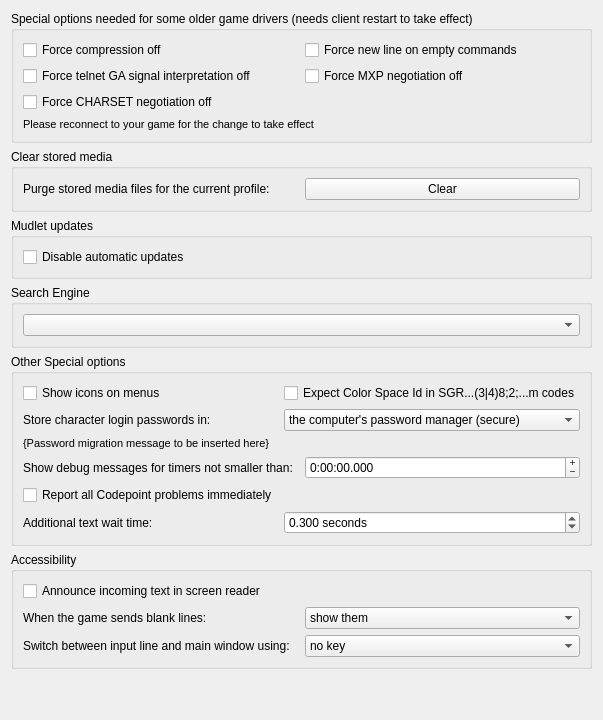
     <widget class="QWidget" name="tab_specialOptions">
      <attribute name="title">
       <string>Special Options</string>
      </attribute>
      <layout class="QVBoxLayout" name="vBoxLayout_tab_specialOptions">
       <item>
        <widget class="QGroupBox" name="groupBox_specialOptions">
         <property name="title">
          <string>Special options needed for some older game drivers (needs client restart to take effect)</string>
         </property>
         <layout class="QGridLayout" name="gridLayout_groupBox_specialOptions">
          <item row="0" column="0">
           <widget class="QCheckBox" name="mFORCE_MCCP_OFF">
            <property name="text">
             <string>Force compression off</string>
            </property>
           </widget>
          </item>
          <item row="0" column="1">
           <widget class="QCheckBox" name="checkBox_mUSE_FORCE_LF_AFTER_PROMPT">
            <property name="toolTip">
             <string>This option adds a line line break &lt;LF&gt; or &quot;
&quot; to your command input on empty commands. This option will rarely be necessary.</string>
            </property>
            <property name="text">
             <string>Force new line on empty commands</string>
            </property>
           </widget>
          </item>
          <item row="1" column="0">
           <widget class="QCheckBox" name="mFORCE_GA_OFF">
            <property name="text">
             <string>Force telnet GA signal interpretation off</string>
            </property>
           </widget>
          </item>
          <item row="1" column="1">
           <widget class="QCheckBox" name="mFORCE_MXP_NEGOTIATION_OFF">
            <property name="text">
             <string>Force MXP negotiation off</string>
            </property>
           </widget>
          </item>
          <item row="2" column="0">
           <widget class="QCheckBox" name="mFORCE_CHARSET_NEGOTIATION_OFF">
            <property name="text">
             <string>Force CHARSET negotiation off</string>
            </property>
           </widget>
          </item>
          <item row="3" column="0" colspan="2">
           <widget class="QLabel" name="need_reconnect_for_specialoption">
            <property name="enabled">
             <bool>true</bool>
            </property>
            <property name="font">
             <font>
              <pointsize>8</pointsize>
             </font>
            </property>
            <property name="mouseTracking">
             <bool>false</bool>
            </property>
            <property name="text">
             <string>Please reconnect to your game for the change to take effect</string>
            </property>
            <property name="textFormat">
             <enum>Qt::AutoText</enum>
            </property>
            <property name="wordWrap">
             <bool>true</bool>
            </property>
           </widget>
          </item>
         </layout>
        </widget>
       </item>
       <item>
        <widget class="QGroupBox" name="groupBox_purgeMediaCache">
         <property name="title">
          <string>Clear stored media</string>
         </property>
         <layout class="QGridLayout" name="gridLayout_groupBox_purgeMediaCache">
          <item row="0" column="0">
           <widget class="QLabel" name="label_purgeMediaCache">
            <property name="toolTip">
             <string>&lt;p&gt;Media files used with Mudlet's Lua API, Mud Client Media Protocol (MCMP), and Mud Sound Protocol (MSP) are cached with the game profile. You can press this button to clear the media cache. For many games the media will get downloaded again upon demand.&lt;/p&gt;</string>
            </property>
            <property name="text">
             <string>Purge stored media files for the current profile:</string>
            </property>
            <property name="buddy">
             <cstring>buttonPurgeMediaCache</cstring>
            </property>
           </widget>
          </item>
          <item row="0" column="1">
           <widget class="QPushButton" name="buttonPurgeMediaCache">
            <property name="toolTip">
             <string>&lt;p&gt;Media files used with Mudlet's Lua API, Mud Client Media Protocol (MCMP), and Mud Sound Protocol (MSP) are cached with the game profile. You can press this button to clear the media cache. For many games the media will get downloaded again upon demand.&lt;/p&gt;</string>
            </property>
            <property name="text">
             <string>Clear</string>
            </property>
           </widget>
          </item>
         </layout>
        </widget>
       </item>
       <item>
        <widget class="QGroupBox" name="groupBox_updates">
         <property name="title">
          <string>Mudlet updates</string>
         </property>
         <layout class="QGridLayout" name="gridLayout_groupBox_updates">
          <item row="0" column="0">
           <widget class="QCheckBox" name="checkbox_noAutomaticUpdates">
            <property name="text">
             <string>Disable automatic updates</string>
            </property>
           </widget>
          </item>
         </layout>
        </widget>
       </item>
       <item>
        <widget class="QGroupBox" name="groupbox_searchEngineSelection">
         <property name="title">
          <string>Search Engine</string>
         </property>
         <layout class="QVBoxLayout" name="verticalLayout_searchEngineSelection">
          <item>
           <widget class="QComboBox" name="search_engine_combobox"/>
          </item>
         </layout>
        </widget>
       </item>
       <item>
        <widget class="QGroupBox" name="groupBox_debug">
         <property name="title">
          <string>Other Special options</string>
         </property>
         <layout class="QGridLayout" name="gridLayout_groupBox_debug">
          <item row="0" column="0">
           <widget class="QCheckBox" name="checkBox_showIconsOnMenus">
            <property name="text">
             <string>Show icons on menus</string>
            </property>
            <property name="checkable">
             <bool>true</bool>
            </property>
            <property name="checked">
             <bool>false</bool>
            </property>
            <property name="tristate">
             <bool>true</bool>
            </property>
           </widget>
          </item>
          <item row="0" column="1">
           <widget class="QCheckBox" name="checkBox_expectCSpaceIdInColonLessMColorCode">
            <property name="toolTip">
             <string>&lt;p&gt;Some MUDs use a flawed interpretation of the ANSI Set Graphics Rendition (&lt;b&gt;SGR&lt;/b&gt;) code sequences for 16M color mode which only uses semi-colons and not colons to separate parameter elements i.e. instead of using a code in the form: &lt;br&gt;&lt;tt&gt;\e[&lt;/tt&gt;...&lt;tt&gt;38:2:&lt;/tt&gt;&amp;lt;Color Space Id&amp;gt;&lt;tt&gt;:&lt;/tt&gt;&amp;lt;Red&amp;gt;&lt;tt&gt;:&lt;/tt&gt;&amp;lt;Green&amp;gt;&lt;tt&gt;:&lt;/tt&gt;&amp;lt;Blue&amp;gt;&lt;tt&gt;:&lt;/tt&gt;&amp;lt;Unused&amp;gt;&lt;tt&gt;:&lt;/tt&gt;&amp;lt;Tolerance&amp;gt;&lt;tt&gt;:&lt;/tt&gt;&amp;lt;Tolerance Color Space (0=CIELUV; 1=CIELAB)&amp;gt;&lt;tt&gt;;&lt;/tt&gt;...&lt;tt&gt;m&lt;/tt&gt;&lt;br&gt;where the &lt;i&gt;Color Space Id&lt;/i&gt; is expected to be an empty string to specify the usual (default) case and all of the &lt;i&gt;Parameter Elements&lt;/i&gt; (the &quot;2&quot; and the values in the &lt;tt&gt;&amp;lt;...&amp;gt;&lt;/tt&gt;s) may, technically, be omitted; they use: &lt;br&gt;&lt;tt&gt;\e[&lt;/tt&gt;...&lt;tt&gt;38;2;&lt;/tt&gt;&amp;lt;Red&amp;gt;&lt;tt&gt;;&lt;/tt&gt;&amp;lt;Green&amp;gt;&lt;tt&gt;;&lt;/tt&gt;&amp;lt;Blue&amp;gt;&lt;tt&gt;;&lt;/tt&gt;...&lt;tt&gt;m&lt;/tt&gt;&lt;br&gt;or: &lt;br&gt;&lt;tt&gt;\e[&lt;/tt&gt;...&lt;tt&gt;38;2;&lt;/tt&gt;&amp;lt;Color Space Id&amp;gt;&lt;tt&gt;;&lt;/tt&gt;&amp;lt;Red&amp;gt;&lt;tt&gt;;&lt;/tt&gt;&amp;lt;Green&amp;gt;&lt;tt&gt;;&lt;/tt&gt;&amp;lt;Blue&amp;gt;&lt;tt&gt;;&lt;/tt&gt;...&lt;tt&gt;m&lt;/tt&gt;&lt;/p&gt;&lt;p&gt;It is not possible to reliably detect the difference between these two so checking this option causes Mudlet to expect the last one with the additional (but empty!) parameter.&lt;/p&gt;</string>
            </property>
            <property name="text">
             <string>Expect Color Space Id in SGR...(3|4)8;2;...m codes</string>
            </property>
           </widget>
          </item>
          <item row="1" column="0">
           <widget class="QLabel" name="label_store_passwords_in">
            <property name="text">
             <string>Store character login passwords in:</string>
            </property>
            <property name="buddy">
             <cstring>comboBox_store_passwords_in</cstring>
            </property>
           </widget>
          </item>
          <item row="1" column="1">
           <widget class="QComboBox" name="comboBox_store_passwords_in">
            <item>
             <property name="text">
              <string>the computer's password manager (secure)</string>
             </property>
            </item>
            <item>
             <property name="text">
              <string>plaintext with the profile (portable)</string>
             </property>
            </item>
           </widget>
          </item>
          <item row="2" column="0" colspan="2">
           <widget class="QLabel" name="label_password_migration_notification">
            <property name="font">
             <font>
              <pointsize>8</pointsize>
             </font>
            </property>
            <property name="text">
             <string notr="true" extracomment="This text does not need to be translated as it is overwritten when used by the associated C++ class dlgProfilePreferences">{Password migration message to be inserted here}</string>
            </property>
           </widget>
          </item>
          <item row="4" column="0" colspan="2">
           <widget class="QWidget" name="widget_timerDebugOutputMinimumInterval" native="true">
            <layout class="QHBoxLayout" name="horizontalLayout_timerDebugOutputMinimumInterval" stretch="0,1">
             <property name="leftMargin">
              <number>0</number>
             </property>
             <property name="topMargin">
              <number>0</number>
             </property>
             <property name="rightMargin">
              <number>0</number>
             </property>
             <property name="bottomMargin">
              <number>0</number>
             </property>
             <item>
              <widget class="QLabel" name="label_timerDebugOutputMinimumInterval">
               <property name="sizePolicy">
                <sizepolicy hsizetype="Preferred" vsizetype="Preferred">
                 <horstretch>1</horstretch>
                 <verstretch>0</verstretch>
                </sizepolicy>
               </property>
               <property name="toolTip">
                <string comment="The term in '...' refer to a Mudlet specific thing and ought to match the corresponding translation elsewhere.">&lt;p&gt;Show 'LUA OK' messages for Timers with the specified minimum interval (h:mm:ss.zzz), the minimum value (the default) shows all such messages but can render the &lt;i&gt;Central Debug Console&lt;/i&gt; useless if there is a very small interval timer running.&lt;/p&gt;</string>
               </property>
               <property name="text">
                <string>Show debug messages for timers not smaller than:</string>
               </property>
               <property name="buddy">
                <cstring>timeEdit_timerDebugOutputMinimumInterval</cstring>
               </property>
              </widget>
             </item>
             <item>
              <widget class="QTimeEdit" name="timeEdit_timerDebugOutputMinimumInterval">
               <property name="sizePolicy">
                <sizepolicy hsizetype="MinimumExpanding" vsizetype="Fixed">
                 <horstretch>0</horstretch>
                 <verstretch>0</verstretch>
                </sizepolicy>
               </property>
               <property name="wrapping">
                <bool>true</bool>
               </property>
               <property name="alignment">
                <set>Qt::AlignLeading|Qt::AlignLeft|Qt::AlignVCenter</set>
               </property>
               <property name="buttonSymbols">
                <enum>QAbstractSpinBox::PlusMinus</enum>
               </property>
               <property name="accelerated">
                <bool>true</bool>
               </property>
               <property name="showGroupSeparator" stdset="0">
                <bool>true</bool>
               </property>
               <property name="currentSection">
                <enum>QDateTimeEdit::HourSection</enum>
               </property>
               <property name="displayFormat">
                <string comment="Used to set a time interval only">h:mm:ss.zzz</string>
               </property>
              </widget>
             </item>
            </layout>
           </widget>
          </item>
          <item row="5" column="0">
           <widget class="QCheckBox" name="checkBox_debugShowAllCodepointProblems">
            <property name="toolTip">
             <string>&lt;p&gt;If checked this will cause all problem Unicode codepoints to be reported in the debug output as they occur; if cleared then each different one will only be reported once and summarized in as a table when the console in which they occurred is finally destroyed (when the profile is closed).&lt;/p&gt;</string>
            </property>
            <property name="text">
             <string>Report all Codepoint problems immediately</string>
            </property>
           </widget>
          </item>
          <item row="6" column="0">
           <widget class="QLabel" name="label_networkPacketTimeout">
            <property name="text">
             <string>Additional text wait time:</string>
            </property>
            <property name="buddy">
             <cstring>doubleSpinBox_networkPacketTimeout</cstring>
            </property>
           </widget>
          </item>
          <item row="6" column="1">
           <widget class="QDoubleSpinBox" name="doubleSpinBox_networkPacketTimeout">
            <property name="toolTip">
             <string>&lt;p&gt;&lt;i&gt;Go-Ahead&lt;/i&gt; (&lt;tt&gt;GA&lt;/tt&gt;) and &lt;i&gt;End-of-record&lt;/i&gt; (&lt;tt&gt;EOR&lt;/tt&gt;) signalling tells Mudlet when the game server is done sending text. On games that do not provide &lt;tt&gt;GA&lt;/tt&gt; or &lt;tt&gt;EOR&lt;/tt&gt;, this option controls how long Mudlet will wait for more text to arrive. Greater values will help reduce the risk that Mudlet will split a large piece of text (with unintended line-breaks in the middle) which can stop some triggers from working. Lesser values increases the risk of text getting broken up, but may make the game feel more responsive.&lt;/p&gt;&lt;p&gt;&lt;i&gt;The default value, which was what Mudlet used before this control was added, is 0.300 Seconds.&lt;/i&gt;&lt;/p&gt;</string>
            </property>
            <property name="suffix">
             <string extracomment="For most locales a space should be included so that the text is separated from the number!"> seconds</string>
            </property>
            <property name="decimals">
             <number>3</number>
            </property>
            <property name="minimum">
             <double>0.010000000000000</double>
            </property>
            <property name="maximum">
             <double>0.500000000000000</double>
            </property>
            <property name="singleStep">
             <double>0.010000000000000</double>
            </property>
            <property name="value">
             <double>0.300000000000000</double>
            </property>
           </widget>
          </item>
         </layout>
        </widget>
       </item>
       <item>
        <widget class="QGroupBox" name="groupBox">
         <property name="title">
          <string>Accessibility</string>
         </property>
         <layout class="QGridLayout" name="gridLayout">
          <item row="0" column="0" colspan="2">
           <widget class="QCheckBox" name="checkBox_announceIncomingText">
            <property name="toolTip">
             <string>On some platforms, like macOS, the screen reader tool has issues announcing incoming text fully, without skipping. You can opt into disabling announcing new text from the game with this option to use a custom TTS instead which avoids such issues</string>
            </property>
            <property name="text">
             <string>Announce incoming text in screen reader</string>
            </property>
           </widget>
          </item>
          <item row="1" column="1">
           <widget class="QComboBox" name="comboBox_blankLinesBehaviour">
            <item>
             <property name="text">
              <string>show them</string>
             </property>
            </item>
            <item>
             <property name="text">
              <string>hide them</string>
             </property>
            </item>
            <item>
             <property name="text">
              <string>replace with a space</string>
             </property>
            </item>
           </widget>
          </item>
          <item row="1" column="0">
           <widget class="QLabel" name="label_blankLinesBehaviour">
            <property name="text">
             <string>When the game sends blank lines:</string>
            </property>
            <property name="buddy">
             <cstring>comboBox_blankLinesBehaviour</cstring>
            </property>
           </widget>
          </item>
          <item row="2" column="0">
           <widget class="QLabel" name="label_caretModeKey">
            <property name="text">
             <string>Switch between input line and main window using:</string>
            </property>
            <property name="buddy">
             <cstring>comboBox_caretModeKey</cstring>
            </property>
           </widget>
          </item>
          <item row="2" column="1">
           <widget class="QComboBox" name="comboBox_caretModeKey">
            <item>
             <property name="text">
              <string>no key</string>
             </property>
            </item>
            <item>
             <property name="text">
              <string>Tab</string>
             </property>
            </item>
            <item>
             <property name="text">
              <string>Ctrl+Tab</string>
             </property>
            </item>
            <item>
             <property name="text">
              <string>F6</string>
             </property>
            </item>
           </widget>
          </item>
         </layout>
        </widget>
       </item>
       <item>
        <spacer name="verticalSpacer_specialOptions">
         <property name="orientation">
          <enum>Qt::Vertical</enum>
         </property>
         <property name="sizeHint" stdset="0">
          <size>
           <width>20</width>
           <height>40</height>
          </size>
         </property>
        </spacer>
       </item>
      </layout>
     </widget>
